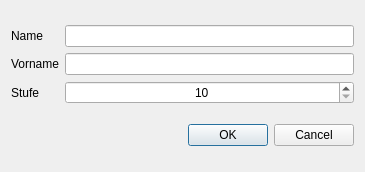
<?xml version="1.0" encoding="UTF-8"?>
<ui version="4.0">
 <class>Dialog</class>
 <widget class="QDialog" name="Dialog">
  <property name="geometry">
   <rect>
    <x>0</x>
    <y>0</y>
    <width>365</width>
    <height>172</height>
   </rect>
  </property>
  <property name="windowTitle">
   <string>Dialog</string>
  </property>
  <layout class="QVBoxLayout" name="verticalLayout">
   <item>
    <layout class="QGridLayout" name="gridLayout">
     <item row="0" column="0">
      <widget class="QLabel" name="label">
       <property name="text">
        <string>Name</string>
       </property>
      </widget>
     </item>
     <item row="0" column="1">
      <widget class="QLineEdit" name="lineEdit_name"/>
     </item>
     <item row="1" column="0">
      <widget class="QLabel" name="label_2">
       <property name="text">
        <string>Vorname</string>
       </property>
      </widget>
     </item>
     <item row="1" column="1">
      <widget class="QLineEdit" name="lineEdit_vorname"/>
     </item>
     <item row="2" column="0">
      <widget class="QLabel" name="label_3">
       <property name="text">
        <string>Stufe</string>
       </property>
      </widget>
     </item>
     <item row="2" column="1">
      <widget class="QSpinBox" name="spinBox_stufe">
       <property name="alignment">
        <set>Qt::AlignCenter</set>
       </property>
       <property name="minimum">
        <number>10</number>
       </property>
       <property name="maximum">
        <number>13</number>
       </property>
       <property name="value">
        <number>10</number>
       </property>
      </widget>
     </item>
    </layout>
   </item>
   <item>
    <widget class="QDialogButtonBox" name="buttonBox">
     <property name="orientation">
      <enum>Qt::Horizontal</enum>
     </property>
     <property name="standardButtons">
      <set>QDialogButtonBox::Cancel|QDialogButtonBox::Ok</set>
     </property>
    </widget>
   </item>
  </layout>
 </widget>
 <resources/>
 <connections>
  <connection>
   <sender>buttonBox</sender>
   <signal>accepted()</signal>
   <receiver>Dialog</receiver>
   <slot>accept()</slot>
   <hints>
    <hint type="sourcelabel">
     <x>248</x>
     <y>254</y>
    </hint>
    <hint type="destinationlabel">
     <x>157</x>
     <y>274</y>
    </hint>
   </hints>
  </connection>
  <connection>
   <sender>buttonBox</sender>
   <signal>rejected()</signal>
   <receiver>Dialog</receiver>
   <slot>reject()</slot>
   <hints>
    <hint type="sourcelabel">
     <x>316</x>
     <y>260</y>
    </hint>
    <hint type="destinationlabel">
     <x>286</x>
     <y>274</y>
    </hint>
   </hints>
  </connection>
 </connections>
</ui>
